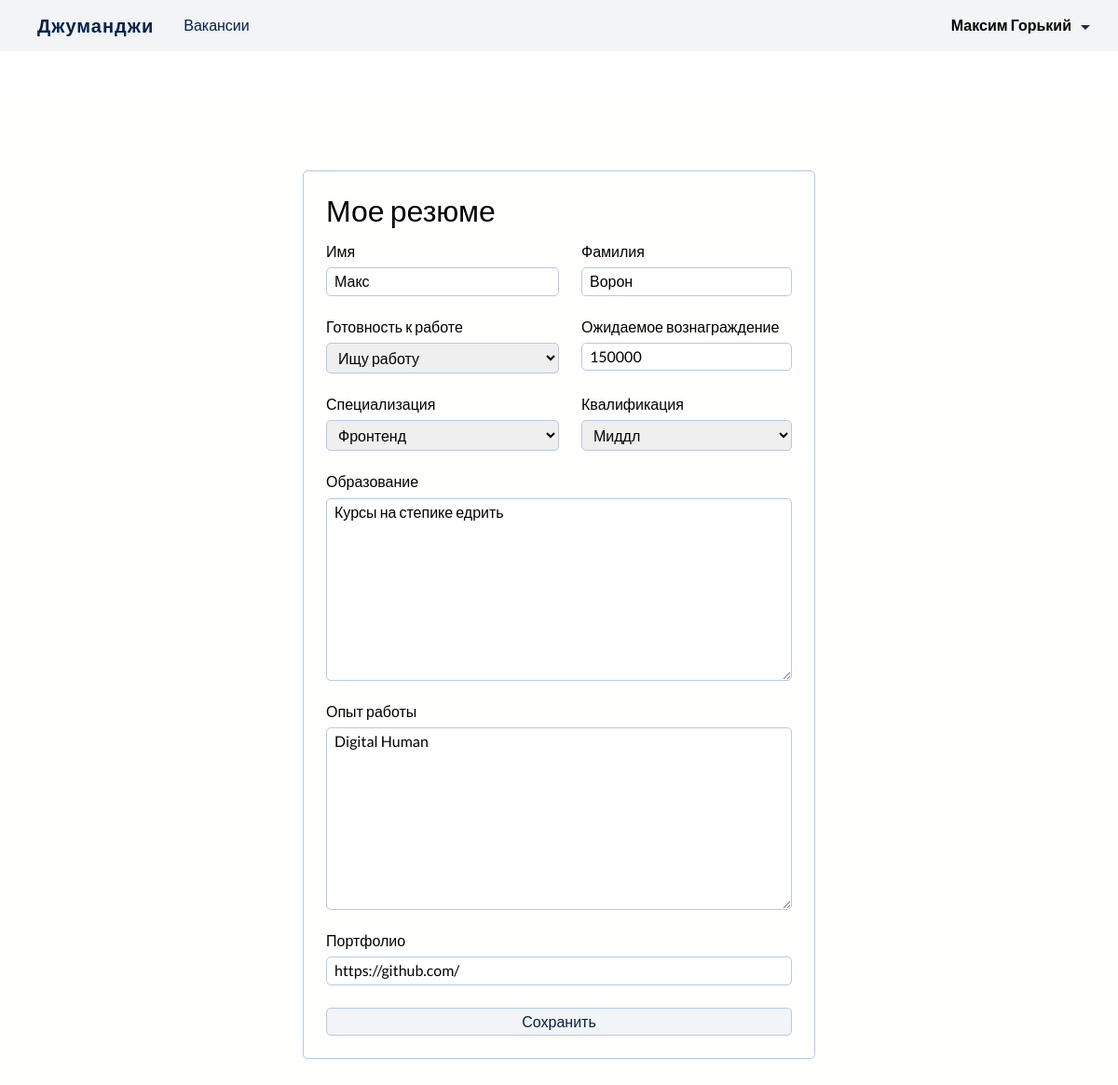
The page /myresume/ (signed in) on the database its author committed.
### jumanji/models.py (models this page shows)
class Resume(models.Model):
    class Status(models.TextChoices):
        NOT_LOOKING = 'NOT', 'Не ищу работу'
        CONSIDERING = 'CONS', 'Рассматриваю предложения'
        LOOKING = 'LOOK', 'Ищу работу'
    class Grade(models.TextChoices):
        TRAINEE = 'TR', 'Стажер'
        JUNIOR = 'JUN', 'Джуниор'
        MIDDLE = 'MID', 'Миддл'
        SENIOR = 'SEN', 'Сеньор'
        LEAD = 'LEAD', 'Лид'
    user = models.OneToOneField(User, on_delete=models.CASCADE, related_name="resume")
    name = models.CharField(max_length=200)
    surname = models.CharField(max_length=200)
    status = models.CharField(max_length=4, choices=Status.choices, default=Status.LOOKING)
    salary = models.IntegerField()
    specialty = models.ForeignKey(Specialty, on_delete=models.CASCADE, related_name="resumes")
    grade = models.CharField(max_length=4, choices=Grade.choices, default=Grade.MIDDLE)
    education = models.TextField()
    experience = models.TextField()
    portfolio = models.URLField()

### jumanji/views.py (the view)
# urls.py: path('myresume/', MyResumeView.as_view(), name="myresume"),
class MyResumeView(UpdateView):
    template_name = 'jumanji/myresume/myresume.html'
    form_class = ResumeForm
    model = Resume
    success_url = reverse_lazy('myresume')
    def get_object(self):
        user = self.request.user
        object = Resume.objects.get(user=user)
        return object
    def get(self, request):
        if not hasattr(request.user, 'resume'):
            return redirect('letsstart_resume')
        return super().get(request)

### jumanji/forms.py
class ResumeForm(forms.ModelForm):
    class Meta:
        model = Resume
        exclude = ('user',)

### jumanji/models.py (called while the page is built)
    def __str__(self):
        return self.title

### jumanji/templates/jumanji/myresume/myresume.html
{% extends './myresume-template.html' %}
{% block myresume-inner %}
    <h2>Мое резюме</h2>
    {% include '../block/resume-form.html' %}
{% endblock  %}

### templates/block/header.html (shortened to what this page needs)
{% load static %}
<header>
    <div class="container">
        <div class="header__inner">
            <nav>
                <a class="logo" href="/#">Джуманджи</a>
                <a href="{% url 'all_vacancies' %}">Вакансии</a>
            </nav>
            <div class="user">
            {% if user.is_authenticated %}
                <div class="user-menu">
                    <strong>{{ user.first_name }} {{ user.last_name }}</strong>
                </div>
            {% else %}
                <a href="{% url 'login' %}" class="login">Вход</a>
            {% endif %}
            </div>
        </div>
    </div>
</header>

### jumanji/templates/jumanji/block/resume-form.html (shortened to what this page needs)
<form action="" method="post" class="resume">
    <div class="form-item name">
        <label for="name">Имя</label>
        {{ form.name }}
    </div>
    <div class="form-item surname">
        <label for="surname">Фамилия</label>
        {{ form.surname }}
    </div>
    <div class="form-item status">
        <label for="status">Готовность к работе</label>
        {{ form.status }}
    </div>
    <div class="form-item salary">
        <label for="salary">Ожидаемое вознаграждение</label>
        {{ form.salary }}
    </div>
    <div class="form-item specialty">
        <label for="specialty">Специализация</label>
        {{ form.specialty }}
    </div>
    <div class="form-item grade">
        <label for="grade">Квалификация</label>
        {{ form.grade }}
    </div>
    <div class="form-item education">
        <label for="education">Образование</label>
        {{ form.education }}
    </div>
    <div class="form-item experience">
        <label for="experience">Опыт работы</label>
        {{ form.experience }}
    </div>
    <div class="form-item portfolio">
        <label for="portfolio">Портфолио</label>
        {{ form.portfolio }}
    </div>
    <div class="form-item button">
        <button type="submit">Сохранить</button>
    </div>
</form>

### static/css/general_style.css (style rules this page uses)
:root { --background: #fffffe; --secondBackground: #f2f4f6; --darkBackground: #001534; --headline: #00214d; --paragraph: #1b2d45; --darkParagraph: #b7c9e4; --red: #ff5470; --lightRed: rgba(255, 84, 112, .2); --yellow: #fde24f; --skyBlue: #00ebc7; }
* { font-family: 'Lato', sans-serif; }
body { display: flex; flex-direction: column; min-height: 100vh; }
.container { min-height: 100%; max-width: 1140px; margin: 0 auto; padding: 0 1.5rem; }
h1, h2, h3 { text-align: center; }
h2 { font-weight: normal; font-size: 2rem; margin: 2rem 0; }
a { text-decoration: none; color: var(--headline); }
.form-item { display: flex; flex-direction: column; gap: .5rem; }
input, textarea, select { outline: none; border: 1px solid var(--darkParagraph); border-radius: 5px; padding: 5px 8px; }
.btn, button { background-color: var(--secondBackground); border: 1px solid var(--darkParagraph); border-radius: 5px; padding: 5px 8px; color: var(--headline); cursor: pointer; }
form .specialty { grid-area: specialty; }
form .name { grid-area: name; }
form .surname { grid-area: surname; }
form .status { grid-area: status; }
form .salary { grid-area: salary; }
form .grade { grid-area: grade; }
form .education { grid-area: education; }
form .experience { grid-area: experience; }
form .portfolio { grid-area: portfolio; }
form .button { grid-area: button; }
header { background-color: var(--secondBackground); padding: 1rem; margin-bottom: 3rem; }
.header__inner { display: flex; justify-content: space-between; align-items: center; }
header nav { display: flex; align-items: center; gap: 2rem; }
header .logo { font-weight: 600; font-size: 1.25rem; letter-spacing: 1px; }
header .user-menu { position: relative; cursor: pointer; padding-right: 10px; }
header .user-menu:after { content: ''; position: absolute; right: -10px; top: 50%; width: 0; height: 0; border-style: solid; border-width: 5px 5px 0 5px; border-color: var(--paragraph) transparent transparent transparent; }

### jumanji/static/css/style.css (style rules this page uses)
.myresume .card h2 { text-align: left; margin: 0; }
form.resume { display: grid; grid-template-columns: 1fr 1fr; grid-template-areas: 'name surname' 'status salary' 'specialty grade' 'education education' 'experience experience' 'portfolio portfolio' 'button button'; gap: 1.5rem; width: 100%; font-size: 1rem; }

### rows shown on the page
Resume: name "Макс", surname "Ворон", status "Ищу работу", salary "150000", specialty "Фронтенд", grade "Миддл", education "Курсы на степике едрить", experience "Digital Human", portfolio "https://github.com/"

### other values the page prints
{{ user.first_name }} "Максим"
{{ user.last_name }} "Горький"
